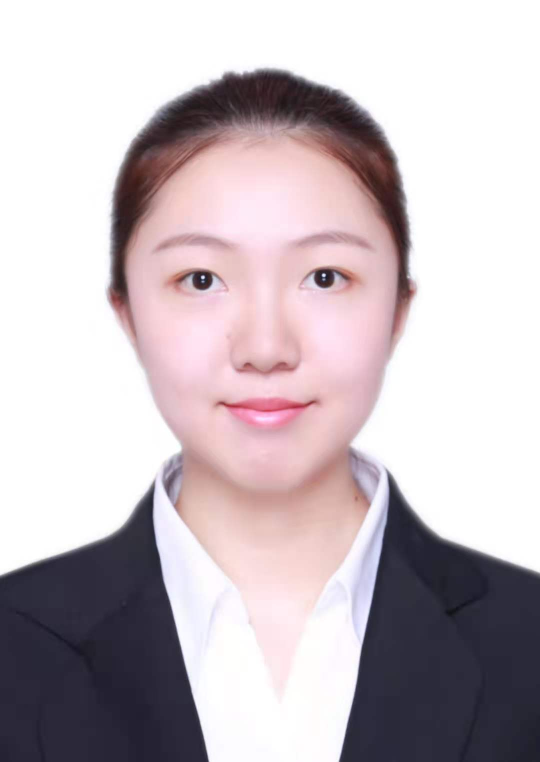
#> input picture resources/PersonalInformation/photos/rawimage/乔心舒.jpg, 1080 x 1524 px, given in place of rawimage乔心舒.jpg, which was not available (shown at 1/2 size)
$ python resize.py
#> lines starting #> are read from the running program, lines starting #| are printed output that depends on the picture
import random
import os
import numpy as np
import cv2
from PIL import Image
from PIL import  ImageFile
import matplotlib.pyplot as plt
from matplotlib.collections import PatchCollection
from matplotlib.patches import Polygon
import glob

import time
import xml.etree.ElementTree as ET


imagepath="D:/github desktop/FakeRoy.github.io/resources/PersonalInformation/photos/rawimage"
imgsavepath="D:/github desktop/FakeRoy.github.io/resources/PersonalInformation/photos/resized/"

for name in os.listdir(imagepath):
    if(name.split(".")[-1]=="jpg"):
        print(name)
        img=Image.open(imagepath+name)
#> img is the input picture: PIL image 1080x1524 RGB; mean R, G, B 197.9, 187.2, 192.1
        out=img.resize((84,127))
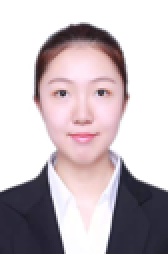
#> out: PIL image 84x127 RGB (shown 2 times larger); mean R, G, B 197.8, 187.2, 192.1
        out.save(imgsavepath+name)
#> pass 2 of the loop `for name in os.listdir(imagepath):`:
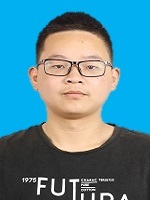
#> input picture resources/PersonalInformation/photos/rawimage/劳灵杰.jpg, 150 x 200 px, given in place of rawimage劳灵杰.jpg, which was not available
#> img is the input picture: PIL image 150x200 RGB; mean R, G, B 80.4, 135, 151.4
#> `out=img.resize((84,127))`:
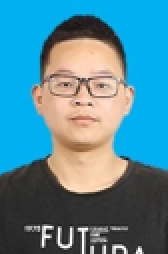
#> out: PIL image 84x127 RGB (shown 2 times larger); mean R, G, B 80.4, 135, 151.4
#> (the run stopped early here; a loop or call above may not have finished)
